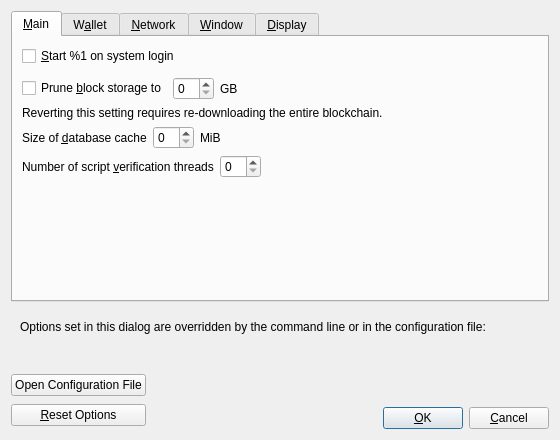
<?xml version="1.0" encoding="UTF-8"?>
<ui version="4.0">
 <class>OptionsDialog</class>
 <widget class="QDialog" name="OptionsDialog">
  <property name="geometry">
   <rect>
    <x>0</x>
    <y>0</y>
    <width>560</width>
    <height>440</height>
   </rect>
  </property>
  <property name="windowTitle">
   <string>Options</string>
  </property>
  <property name="modal">
   <bool>true</bool>
  </property>
  <layout class="QVBoxLayout" name="verticalLayout">
   <item>
    <widget class="QTabWidget" name="tabWidget">
     <property name="currentIndex">
      <number>0</number>
     </property>
     <widget class="QWidget" name="tabMain">
      <attribute name="title">
       <string>&amp;Main</string>
      </attribute>
      <layout class="QVBoxLayout" name="verticalLayout_Main">
       <item>
        <widget class="QCheckBox" name="bitcoinAtStartup">
         <property name="toolTip">
          <string>Automatically start %1 after logging in to the system.</string>
         </property>
         <property name="text">
          <string>&amp;Start %1 on system login</string>
         </property>
        </widget>
       </item>
       <item>
        <spacer name="horizontalSpacer_0_Main">
         <property name="orientation">
          <enum>Qt::Horizontal</enum>
         </property>
         <property name="sizeHint" stdset="0">
          <size>
           <width>40</width>
           <height>5</height>
          </size>
         </property>
        </spacer>
       </item>
       <item>
       <layout class="QHBoxLayout" name="horizontalLayout_Main_Prune">
        <item>
         <widget class="QCheckBox" name="prune">
          <property name="toolTip">
           <string>Enabling pruning significantly reduces the disk space required to store transactions. All blocks are still fully validated. Reverting this setting requires re-downloading the entire blockchain.</string>
          </property>
          <property name="text">
           <string>Prune &amp;block storage to</string>
          </property>
         </widget>
        </item>
        <item>
         <widget class="QSpinBox" name="pruneSize"/>
        </item>
         <item>
          <widget class="QLabel" name="pruneSizeUnitLabel">
           <property name="text">
            <string>GB</string>
           </property>
           <property name="textFormat">
            <enum>Qt::PlainText</enum>
           </property>
          </widget>
         </item>
         <item>
          <spacer name="horizontalSpacer_Main_Prune">
           <property name="orientation">
            <enum>Qt::Horizontal</enum>
           </property>
           <property name="sizeHint" stdset="0">
            <size>
             <width>40</width>
             <height>20</height>
            </size>
           </property>
          </spacer>
         </item>
        </layout>
       </item>
       <item>
        <widget class="QLabel" name="pruneWarning">
         <property name="text">
          <string>Reverting this setting requires re-downloading the entire blockchain.</string>
         </property>
         <property name="textFormat">
          <enum>Qt::PlainText</enum>
         </property>
        </widget>
       </item>
       <item>
        <layout class="QHBoxLayout" name="horizontalLayout_2_Main">
         <item>
          <widget class="QLabel" name="databaseCacheLabel">
           <property name="text">
            <string>Size of &amp;database cache</string>
           </property>
           <property name="textFormat">
            <enum>Qt::PlainText</enum>
           </property>
           <property name="buddy">
            <cstring>databaseCache</cstring>
           </property>
          </widget>
         </item>
         <item>
          <widget class="QSpinBox" name="databaseCache"/>
         </item>
         <item>
          <widget class="QLabel" name="databaseCacheUnitLabel">
           <property name="text">
            <string>MiB</string>
           </property>
           <property name="textFormat">
            <enum>Qt::PlainText</enum>
           </property>
          </widget>
         </item>
         <item>
          <spacer name="horizontalSpacer_2_Main">
           <property name="orientation">
            <enum>Qt::Horizontal</enum>
           </property>
           <property name="sizeHint" stdset="0">
            <size>
             <width>40</width>
             <height>20</height>
            </size>
           </property>
          </spacer>
         </item>
        </layout>
       </item>
       <item>
        <layout class="QHBoxLayout" name="horizontalLayout_Main_VerifyLabel">
         <item>
          <widget class="QLabel" name="threadsScriptVerifLabel">
           <property name="text">
            <string>Number of script &amp;verification threads</string>
           </property>
           <property name="textFormat">
            <enum>Qt::PlainText</enum>
           </property>
           <property name="buddy">
            <cstring>threadsScriptVerif</cstring>
           </property>
          </widget>
         </item>
         <item>
          <widget class="QSpinBox" name="threadsScriptVerif">
           <property name="toolTip">
            <string>(0 = auto, &lt;0 = leave that many cores free)</string>
           </property>
          </widget>
         </item>
         <item>
          <spacer name="horizontalSpacer_Main_Threads">
           <property name="orientation">
            <enum>Qt::Horizontal</enum>
           </property>
           <property name="sizeHint" stdset="0">
            <size>
             <width>40</width>
             <height>20</height>
            </size>
           </property>
          </spacer>
         </item>
        </layout>
       </item>
       <item>
        <spacer name="verticalSpacer_Main">
         <property name="orientation">
          <enum>Qt::Vertical</enum>
         </property>
         <property name="sizeHint" stdset="0">
          <size>
           <width>20</width>
           <height>40</height>
          </size>
         </property>
        </spacer>
       </item>
      </layout>
     </widget>
     <widget class="QWidget" name="tabWallet">
      <attribute name="title">
       <string>W&amp;allet</string>
      </attribute>
      <layout class="QVBoxLayout" name="verticalLayout_Wallet">
       <item>
        <widget class="QGroupBox" name="groupBox">
         <property name="title">
          <string>Expert</string>
         </property>
         <layout class="QVBoxLayout" name="verticalLayout_2">
          <item>
           <widget class="QCheckBox" name="coinControlFeatures">
            <property name="toolTip">
             <string>Whether to show coin control features or not.</string>
            </property>
            <property name="text">
             <string>Enable coin &amp;control features</string>
            </property>
           </widget>
          </item>
          <item>
           <widget class="QCheckBox" name="spendZeroConfChange">
            <property name="toolTip">
             <string>If you disable the spending of unconfirmed change, the change from a transaction cannot be used until that transaction has at least one confirmation. This also affects how your balance is computed.</string>
            </property>
            <property name="text">
             <string>&amp;Spend unconfirmed change</string>
            </property>
           </widget>
          </item>
         </layout>
        </widget>
       </item>
       <item>
        <widget class="QGroupBox" name="groupBoxHww">
         <property name="title">
          <string>External Signer (e.g. hardware wallet)</string>
         </property>
         <layout class="QVBoxLayout" name="verticalLayoutHww">
           <item>
            <layout class="QHBoxLayout" name="horizontalLayoutHww">
             <item>
              <widget class="QLabel" name="externalSignerPathLabel">
               <property name="text">
                <string>&amp;External signer script path</string>
               </property>
               <property name="buddy">
                <cstring>externalSignerPath</cstring>
               </property>
              </widget>
             </item>
             <item>
              <widget class="QLineEdit" name="externalSignerPath">
                <property name="toolTip">
                  <string>Full path to a TROIS Core compatible script (e.g. C:\Downloads\hwi.exe or /Users/you/Downloads/hwi.py). Beware: malware can steal your coins!</string>
                </property>
              </widget>
             </item>
            </layout>
           </item>
         </layout>
        </widget>
       </item>
       <item>
        <spacer name="verticalSpacer_Wallet">
         <property name="orientation">
          <enum>Qt::Vertical</enum>
         </property>
         <property name="sizeHint" stdset="0">
          <size>
           <width>20</width>
           <height>40</height>
          </size>
         </property>
        </spacer>
       </item>
      </layout>
     </widget>
     <widget class="QWidget" name="tabNetwork">
      <attribute name="title">
       <string>&amp;Network</string>
      </attribute>
      <layout class="QVBoxLayout" name="verticalLayout_Network">
       <item>
        <widget class="QCheckBox" name="mapPortUpnp">
         <property name="toolTip">
          <string>Automatically open the TROIS client port on the router. This only works when your router supports UPnP and it is enabled.</string>
         </property>
         <property name="text">
          <string>Map port using &amp;UPnP</string>
         </property>
        </widget>
       </item>
       <item>
        <widget class="QCheckBox" name="mapPortNatpmp">
         <property name="toolTip">
          <string>Automatically open the TROIS client port on the router. This only works when your router supports NAT-PMP and it is enabled. The external port could be random.</string>
         </property>
         <property name="text">
          <string>Map port using NA&amp;T-PMP</string>
         </property>
        </widget>
       </item>
       <item>
        <widget class="QCheckBox" name="allowIncoming">
         <property name="toolTip">
          <string>Accept connections from outside.</string>
         </property>
         <property name="text">
          <string>Allow incomin&amp;g connections</string>
         </property>
        </widget>
       </item>
       <item>
        <widget class="QCheckBox" name="connectSocks">
         <property name="toolTip">
          <string>Connect to the TROIS network through a SOCKS5 proxy.</string>
         </property>
         <property name="text">
          <string>&amp;Connect through SOCKS5 proxy (default proxy):</string>
         </property>
        </widget>
       </item>
       <item>
        <layout class="QHBoxLayout" name="horizontalLayout_1_Network">
         <item>
          <widget class="QLabel" name="proxyIpLabel">
           <property name="text">
            <string>Proxy &amp;IP:</string>
           </property>
           <property name="textFormat">
            <enum>Qt::PlainText</enum>
           </property>
           <property name="buddy">
            <cstring>proxyIp</cstring>
           </property>
          </widget>
         </item>
         <item>
          <widget class="QValidatedLineEdit" name="proxyIp">
           <property name="minimumSize">
            <size>
             <width>140</width>
             <height>0</height>
            </size>
           </property>
           <property name="maximumSize">
            <size>
             <width>140</width>
             <height>16777215</height>
            </size>
           </property>
           <property name="toolTip">
            <string>IP address of the proxy (e.g. IPv4: 127.0.0.1 / IPv6: ::1)</string>
           </property>
          </widget>
         </item>
         <item>
          <widget class="QLabel" name="proxyPortLabel">
           <property name="text">
            <string>&amp;Port:</string>
           </property>
           <property name="textFormat">
            <enum>Qt::PlainText</enum>
           </property>
           <property name="buddy">
            <cstring>proxyPort</cstring>
           </property>
          </widget>
         </item>
         <item>
          <widget class="QLineEdit" name="proxyPort">
           <property name="minimumSize">
            <size>
             <width>55</width>
             <height>0</height>
            </size>
           </property>
           <property name="maximumSize">
            <size>
             <width>55</width>
             <height>16777215</height>
            </size>
           </property>
           <property name="toolTip">
            <string>Port of the proxy (e.g. 9050)</string>
           </property>
          </widget>
         </item>
         <item>
          <spacer name="horizontalSpacer_1_Network">
           <property name="orientation">
            <enum>Qt::Horizontal</enum>
           </property>
           <property name="sizeHint" stdset="0">
            <size>
             <width>40</width>
             <height>20</height>
            </size>
           </property>
          </spacer>
         </item>
        </layout>
       </item>
       <item>
        <layout class="QHBoxLayout" name="horizontalLayout_2_Network">
         <item>
          <widget class="QLabel" name="proxyActiveNets">
           <property name="text">
            <string>Used for reaching peers via:</string>
           </property>
           <property name="textFormat">
            <enum>Qt::PlainText</enum>
           </property>
          </widget>
         </item>
         <item>
          <widget class="QCheckBox" name="proxyReachIPv4">
           <property name="enabled">
            <bool>false</bool>
           </property>
           <property name="toolTip">
            <string>Shows if the supplied default SOCKS5 proxy is used to reach peers via this network type.</string>
           </property>
           <property name="text">
            <string/>
           </property>
          </widget>
         </item>
         <item>
          <widget class="QLabel" name="proxyReachIPv4Label">
           <property name="text">
            <string>IPv4</string>
           </property>
           <property name="textFormat">
            <enum>Qt::PlainText</enum>
           </property>
          </widget>
         </item>
         <item>
          <widget class="QCheckBox" name="proxyReachIPv6">
           <property name="enabled">
            <bool>false</bool>
           </property>
           <property name="toolTip">
            <string>Shows if the supplied default SOCKS5 proxy is used to reach peers via this network type.</string>
           </property>
           <property name="text">
            <string/>
           </property>
          </widget>
         </item>
         <item>
          <widget class="QLabel" name="proxyReachIPv6Label">
           <property name="text">
            <string>IPv6</string>
           </property>
           <property name="textFormat">
            <enum>Qt::PlainText</enum>
           </property>
          </widget>
         </item>
         <item>
          <widget class="QCheckBox" name="proxyReachTor">
           <property name="enabled">
            <bool>false</bool>
           </property>
           <property name="toolTip">
            <string>Shows if the supplied default SOCKS5 proxy is used to reach peers via this network type.</string>
           </property>
           <property name="text">
            <string/>
           </property>
          </widget>
         </item>
         <item>
          <widget class="QLabel" name="proxyReachTorLabel">
           <property name="text">
            <string>Tor</string>
           </property>
           <property name="textFormat">
            <enum>Qt::PlainText</enum>
           </property>
          </widget>
         </item>
         <item>
          <spacer name="horizontalSpacer_2_Network">
           <property name="orientation">
            <enum>Qt::Horizontal</enum>
           </property>
           <property name="sizeHint" stdset="0">
            <size>
             <width>40</width>
             <height>20</height>
            </size>
           </property>
          </spacer>
         </item>
        </layout>
       </item>
       <item>
        <widget class="QCheckBox" name="connectSocksTor">
         <property name="toolTip">
          <string>Connect to the TROIS network through a separate SOCKS5 proxy for Tor onion services.</string>
         </property>
         <property name="text">
          <string>Use separate SOCKS&amp;5 proxy to reach peers via Tor onion services:</string>
         </property>
        </widget>
       </item>
       <item>
        <layout class="QHBoxLayout" name="horizontalLayout_3_Network">
         <item>
          <widget class="QLabel" name="proxyIpTorLabel">
           <property name="text">
            <string>Proxy &amp;IP:</string>
           </property>
           <property name="textFormat">
            <enum>Qt::PlainText</enum>
           </property>
           <property name="buddy">
            <cstring>proxyIpTor</cstring>
           </property>
          </widget>
         </item>
         <item>
          <widget class="QValidatedLineEdit" name="proxyIpTor">
           <property name="minimumSize">
            <size>
             <width>140</width>
             <height>0</height>
            </size>
           </property>
           <property name="maximumSize">
            <size>
             <width>140</width>
             <height>16777215</height>
            </size>
           </property>
           <property name="toolTip">
            <string>IP address of the proxy (e.g. IPv4: 127.0.0.1 / IPv6: ::1)</string>
           </property>
          </widget>
         </item>
         <item>
          <widget class="QLabel" name="proxyPortTorLabel">
           <property name="text">
            <string>&amp;Port:</string>
           </property>
           <property name="textFormat">
            <enum>Qt::PlainText</enum>
           </property>
           <property name="buddy">
            <cstring>proxyPortTor</cstring>
           </property>
          </widget>
         </item>
         <item>
          <widget class="QLineEdit" name="proxyPortTor">
           <property name="minimumSize">
            <size>
             <width>55</width>
             <height>0</height>
            </size>
           </property>
           <property name="maximumSize">
            <size>
             <width>55</width>
             <height>16777215</height>
            </size>
           </property>
           <property name="toolTip">
            <string>Port of the proxy (e.g. 9050)</string>
           </property>
          </widget>
         </item>
         <item>
          <spacer name="horizontalSpacer_4_Network">
           <property name="orientation">
            <enum>Qt::Horizontal</enum>
           </property>
           <property name="sizeHint" stdset="0">
            <size>
             <width>40</width>
             <height>20</height>
            </size>
           </property>
          </spacer>
         </item>
        </layout>
       </item>
       <item>
        <spacer name="verticalSpacer_Network">
         <property name="orientation">
          <enum>Qt::Vertical</enum>
         </property>
         <property name="sizeHint" stdset="0">
          <size>
           <width>20</width>
           <height>40</height>
          </size>
         </property>
        </spacer>
       </item>
      </layout>
     </widget>
     <widget class="QWidget" name="tabWindow">
      <attribute name="title">
       <string>&amp;Window</string>
      </attribute>
      <layout class="QVBoxLayout" name="verticalLayout_Window">
       <item>
        <widget class="QCheckBox" name="showTrayIcon">
         <property name="toolTip">
          <string>Show the icon in the system tray.</string>
         </property>
         <property name="text">
          <string>&amp;Show tray icon</string>
         </property>
         <property name="checked">
          <bool>true</bool>
         </property>
        </widget>
       </item>
       <item>
        <widget class="QCheckBox" name="minimizeToTray">
         <property name="toolTip">
          <string>Show only a tray icon after minimizing the window.</string>
         </property>
         <property name="text">
          <string>&amp;Minimize to the tray instead of the taskbar</string>
         </property>
        </widget>
       </item>
       <item>
        <widget class="QCheckBox" name="minimizeOnClose">
         <property name="toolTip">
          <string>Minimize instead of exit the application when the window is closed. When this option is enabled, the application will be closed only after selecting Exit in the menu.</string>
         </property>
         <property name="text">
          <string>M&amp;inimize on close</string>
         </property>
        </widget>
       </item>
       <item>
        <spacer name="verticalSpacer_Window">
         <property name="orientation">
          <enum>Qt::Vertical</enum>
         </property>
         <property name="sizeHint" stdset="0">
          <size>
           <width>20</width>
           <height>40</height>
          </size>
         </property>
        </spacer>
       </item>
      </layout>
     </widget>
     <widget class="QWidget" name="tabDisplay">
      <attribute name="title">
       <string>&amp;Display</string>
      </attribute>
      <layout class="QVBoxLayout" name="verticalLayout_Display">
       <item>
        <layout class="QHBoxLayout" name="horizontalLayout_1_Display">
         <item>
          <widget class="QLabel" name="langLabel">
           <property name="text">
            <string>User Interface &amp;language:</string>
           </property>
           <property name="textFormat">
            <enum>Qt::PlainText</enum>
           </property>
           <property name="buddy">
            <cstring>lang</cstring>
           </property>
          </widget>
         </item>
         <item>
          <widget class="QValueComboBox" name="lang">
           <property name="toolTip">
            <string>The user interface language can be set here. This setting will take effect after restarting %1.</string>
           </property>
          </widget>
         </item>
        </layout>
       </item>
       <item>
        <layout class="QHBoxLayout" name="horizontalLayout_2_Display">
         <item>
          <widget class="QLabel" name="unitLabel">
           <property name="text">
            <string>&amp;Unit to show amounts in:</string>
           </property>
           <property name="textFormat">
            <enum>Qt::PlainText</enum>
           </property>
           <property name="buddy">
            <cstring>unit</cstring>
           </property>
          </widget>
         </item>
         <item>
          <widget class="QValueComboBox" name="unit">
           <property name="toolTip">
            <string>Choose the default subdivision unit to show in the interface and when sending coins.</string>
           </property>
          </widget>
         </item>
        </layout>
       </item>
       <item>
        <layout class="QHBoxLayout" name="horizontalLayout_3_Display">
         <item>
          <widget class="QLabel" name="thirdPartyTxUrlsLabel">
           <property name="toolTip">
            <string>Third party URLs (e.g. a block explorer) that appear in the transactions tab as context menu items. %s in the URL is replaced by transaction hash. Multiple URLs are separated by vertical bar |.</string>
           </property>
           <property name="text">
            <string>&amp;Third party transaction URLs</string>
           </property>
           <property name="buddy">
            <cstring>thirdPartyTxUrls</cstring>
           </property>
          </widget>
         </item>
         <item>
          <widget class="QLineEdit" name="thirdPartyTxUrls">
           <property name="toolTip">
            <string>Third party URLs (e.g. a block explorer) that appear in the transactions tab as context menu items. %s in the URL is replaced by transaction hash. Multiple URLs are separated by vertical bar |.</string>
           </property>
           <property name="placeholderText">
            <string notr="true">https://example.com/tx/%s</string>
           </property>
          </widget>
         </item>
        </layout>
       </item>
       <item>
        <widget class="QGroupBox" name="font_groupBox">
         <property name="title">
          <string>Monospaced font in the Overview tab:</string>
         </property>
         <layout class="QVBoxLayout" name="font_verticalLayout">
          <item>
           <layout class="QHBoxLayout" name="embeddedFont_horizontalLayout">
            <item>
             <widget class="QRadioButton" name="embeddedFont_radioButton">
              <property name="text">
               <string>embedded &quot;%1&quot;</string>
              </property>
             </widget>
            </item>
            <item>
             <spacer name="embeddedFont_horizontalSpacer">
              <property name="orientation">
               <enum>Qt::Horizontal</enum>
              </property>
              <property name="sizeHint" stdset="0">
               <size>
                <width>40</width>
                <height>20</height>
               </size>
              </property>
             </spacer>
            </item>
            <item>
             <layout class="QVBoxLayout" name="embeddedFont_verticalLayout">
              <item>
               <widget class="QLabel" name="embeddedFont_label_1">
                <property name="text">
                 <string notr="true">111.11111111 ISC</string>
                </property>
               </widget>
              </item>
              <item>
               <widget class="QLabel" name="embeddedFont_label_9">
                <property name="text">
                 <string notr="true">909.09090909 ISC</string>
                </property>
               </widget>
              </item>
             </layout>
            </item>
           </layout>
          </item>
          <item>
           <widget class="Line" name="font_line">
            <property name="orientation">
             <enum>Qt::Horizontal</enum>
            </property>
           </widget>
          </item>
          <item>
           <layout class="QHBoxLayout" name="systemFont_horizontalLayout">
            <item>
             <widget class="QRadioButton" name="systemFont_radioButton">
              <property name="text">
               <string>closest matching &quot;%1&quot;</string>
              </property>
             </widget>
            </item>
            <item>
             <spacer name="systemFont_horizontalSpacer">
              <property name="orientation">
               <enum>Qt::Horizontal</enum>
              </property>
              <property name="sizeHint" stdset="0">
               <size>
                <width>40</width>
                <height>20</height>
               </size>
              </property>
             </spacer>
            </item>
            <item>
             <layout class="QVBoxLayout" name="systemFont_verticalLayout">
              <item>
               <widget class="QLabel" name="systemFont_label_1">
                <property name="text">
                 <string notr="true">111.11111111 ISC</string>
                </property>
               </widget>
              </item>
              <item>
               <widget class="QLabel" name="systemFont_label_9">
                <property name="text">
                 <string notr="true">909.09090909 ISC</string>
                </property>
               </widget>
              </item>
             </layout>
            </item>
           </layout>
          </item>
         </layout>
        </widget>
       </item>
       <item>
        <spacer name="verticalSpacer_Display">
         <property name="orientation">
          <enum>Qt::Vertical</enum>
         </property>
         <property name="sizeHint" stdset="0">
          <size>
           <width>20</width>
           <height>40</height>
          </size>
         </property>
        </spacer>
       </item>
      </layout>
     </widget>
    </widget>
   </item>
   <item>
    <widget class="QFrame" name="frame">
     <layout class="QVBoxLayout" name="verticalLayout_Bottom">
      <item>
       <layout class="QHBoxLayout" name="horizontalLayout_Bottom">
        <item>
         <widget class="QLabel" name="overriddenByCommandLineInfoLabel">
          <property name="text">
           <string>Options set in this dialog are overridden by the command line or in the configuration file:</string>
          </property>
          <property name="textFormat">
           <enum>Qt::PlainText</enum>
          </property>
         </widget>
        </item>
        <item>
         <spacer name="horizontalSpacer_Bottom">
          <property name="orientation">
           <enum>Qt::Horizontal</enum>
          </property>
          <property name="sizeHint" stdset="0">
           <size>
            <width>40</width>
            <height>20</height>
           </size>
          </property>
         </spacer>
        </item>
       </layout>
      </item>
      <item>
       <widget class="QLabel" name="overriddenByCommandLineLabel">
        <property name="text">
         <string/>
        </property>
        <property name="textFormat">
         <enum>Qt::PlainText</enum>
        </property>
        <property name="wordWrap">
         <bool>true</bool>
        </property>
       </widget>
      </item>
     </layout>
    </widget>
   </item>
   <item>
    <layout class="QHBoxLayout" name="horizontalLayout_Buttons">
     <item>
      <layout class="QVBoxLayout" name="verticalLayout_Buttons">
       <item>
        <widget class="QPushButton" name="openTROISConfButton">
         <property name="toolTip">
          <string>Open the %1 configuration file from the working directory.</string>
         </property>
         <property name="text">
          <string>Open Configuration File</string>
         </property>
         <property name="autoDefault">
          <bool>false</bool>
         </property>
        </widget>
       </item>
       <item>
        <widget class="QPushButton" name="resetButton">
         <property name="toolTip">
          <string>Reset all client options to default.</string>
         </property>
         <property name="text">
          <string>&amp;Reset Options</string>
         </property>
         <property name="autoDefault">
          <bool>false</bool>
         </property>
        </widget>
       </item>
      </layout>
     </item>
     <item>
      <spacer name="horizontalSpacer_1">
       <property name="orientation">
        <enum>Qt::Horizontal</enum>
       </property>
       <property name="sizeHint" stdset="0">
        <size>
         <width>40</width>
         <height>48</height>
        </size>
       </property>
      </spacer>
     </item>
     <item>
      <widget class="QLabel" name="statusLabel">
       <property name="minimumSize">
        <size>
         <width>200</width>
         <height>0</height>
        </size>
       </property>
       <property name="font">
        <font>
         <weight>75</weight>
         <bold>true</bold>
        </font>
       </property>
       <property name="text">
        <string/>
       </property>
       <property name="textFormat">
        <enum>Qt::PlainText</enum>
       </property>
       <property name="wordWrap">
        <bool>true</bool>
       </property>
      </widget>
     </item>
     <item>
      <spacer name="horizontalSpacer_2">
       <property name="orientation">
        <enum>Qt::Horizontal</enum>
       </property>
       <property name="sizeHint" stdset="0">
        <size>
         <width>40</width>
         <height>48</height>
        </size>
       </property>
      </spacer>
     </item>
     <item>
      <layout class="QVBoxLayout" name="verticalLayout_4">
       <item>
        <spacer name="verticalSpacer">
         <property name="orientation">
          <enum>Qt::Vertical</enum>
         </property>
         <property name="sizeHint" stdset="0">
          <size>
           <width>20</width>
           <height>40</height>
          </size>
         </property>
        </spacer>
       </item>
       <item>
        <layout class="QHBoxLayout" name="horizontalLayout">
         <item>
          <widget class="QPushButton" name="okButton">
           <property name="text">
            <string>&amp;OK</string>
           </property>
           <property name="autoDefault">
            <bool>false</bool>
           </property>
           <property name="default">
            <bool>true</bool>
           </property>
          </widget>
         </item>
         <item>
          <widget class="QPushButton" name="cancelButton">
           <property name="text">
            <string>&amp;Cancel</string>
           </property>
           <property name="autoDefault">
            <bool>false</bool>
           </property>
          </widget>
         </item>
        </layout>
       </item>
      </layout>
     </item>
    </layout>
   </item>
  </layout>
 </widget>
 <customwidgets>
  <customwidget>
   <class>QValidatedLineEdit</class>
   <extends>QLineEdit</extends>
   <header>qt/qvalidatedlineedit.h</header>
  </customwidget>
  <customwidget>
   <class>QValueComboBox</class>
   <extends>QComboBox</extends>
   <header>qt/qvaluecombobox.h</header>
  </customwidget>
 </customwidgets>
 <resources/>
 <connections/>
</ui>
